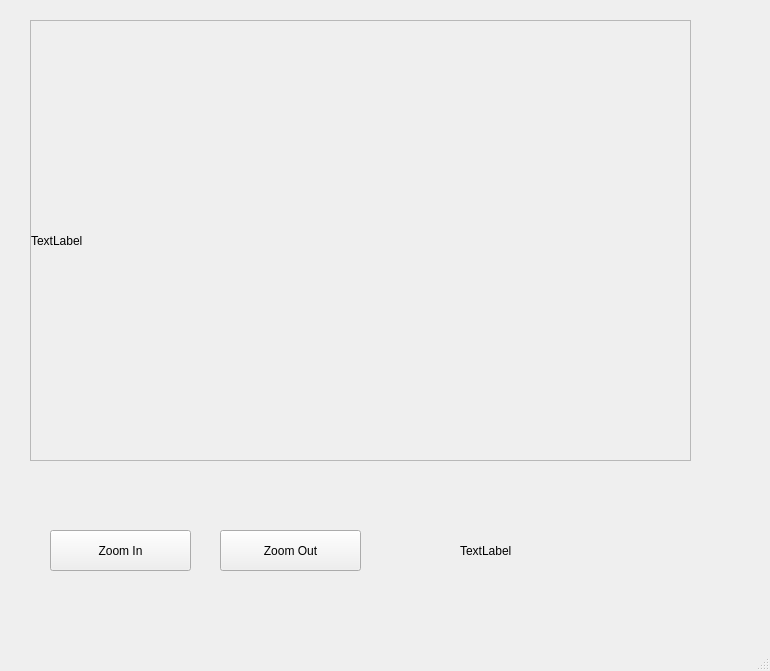
<?xml version="1.0" encoding="UTF-8"?>
<ui version="4.0">
 <class>MainWindow</class>
 <widget class="QMainWindow" name="MainWindow">
  <property name="geometry">
   <rect>
    <x>0</x>
    <y>0</y>
    <width>770</width>
    <height>671</height>
   </rect>
  </property>
  <property name="windowTitle">
   <string>MainWindow</string>
  </property>
  <widget class="QWidget" name="centralwidget">
   <widget class="QPushButton" name="ZommInButton">
    <property name="geometry">
     <rect>
      <x>50</x>
      <y>530</y>
      <width>141</width>
      <height>41</height>
     </rect>
    </property>
    <property name="text">
     <string>Zoom In</string>
    </property>
   </widget>
   <widget class="QPushButton" name="ZommOutButton">
    <property name="geometry">
     <rect>
      <x>220</x>
      <y>530</y>
      <width>141</width>
      <height>41</height>
     </rect>
    </property>
    <property name="text">
     <string>Zoom Out</string>
    </property>
   </widget>
   <widget class="QLabel" name="infoLabel">
    <property name="geometry">
     <rect>
      <x>460</x>
      <y>530</y>
      <width>251</width>
      <height>41</height>
     </rect>
    </property>
    <property name="text">
     <string>TextLabel</string>
    </property>
   </widget>
   <widget class="QWidget" name="verticalLayoutWidget">
    <property name="geometry">
     <rect>
      <x>30</x>
      <y>20</y>
      <width>661</width>
      <height>441</height>
     </rect>
    </property>
    <layout class="QVBoxLayout" name="verticalLayout">
     <item>
      <widget class="QScrollArea" name="scrollArea">
       <property name="widgetResizable">
        <bool>true</bool>
       </property>
       <widget class="QWidget" name="scrollAreaWidgetContents">
        <property name="geometry">
         <rect>
          <x>0</x>
          <y>0</y>
          <width>657</width>
          <height>437</height>
         </rect>
        </property>
        <widget class="QLabel" name="imgLabel">
         <property name="geometry">
          <rect>
           <x>0</x>
           <y>0</y>
           <width>659</width>
           <height>439</height>
          </rect>
         </property>
         <property name="text">
          <string>TextLabel</string>
         </property>
        </widget>
       </widget>
      </widget>
     </item>
    </layout>
   </widget>
  </widget>
  <widget class="QMenuBar" name="menubar">
   <property name="geometry">
    <rect>
     <x>0</x>
     <y>0</y>
     <width>770</width>
     <height>21</height>
    </rect>
   </property>
  </widget>
  <widget class="QStatusBar" name="statusbar"/>
 </widget>
 <resources/>
 <connections/>
</ui>
